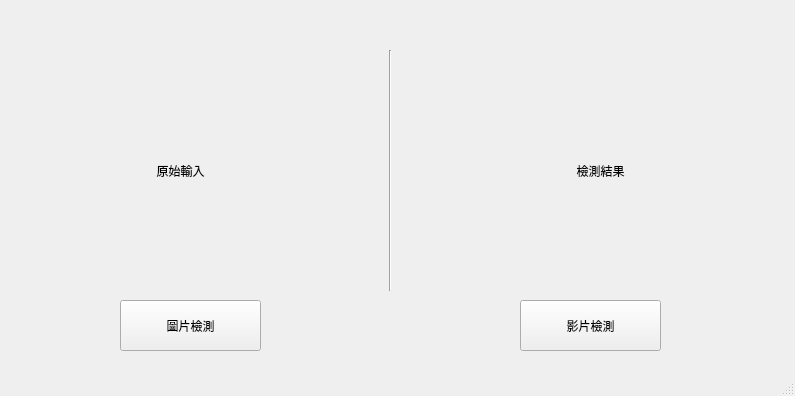
<?xml version="1.0" encoding="UTF-8"?>
<ui version="4.0">
 <class>MainWindow</class>
 <widget class="QMainWindow" name="MainWindow">
  <property name="geometry">
   <rect>
    <x>0</x>
    <y>0</y>
    <width>795</width>
    <height>396</height>
   </rect>
  </property>
  <property name="windowTitle">
   <string>MainWindow</string>
  </property>
  <widget class="QWidget" name="centralwidget">
   <widget class="QLabel" name="input_media">
    <property name="geometry">
     <rect>
      <x>40</x>
      <y>50</y>
      <width>281</width>
      <height>241</height>
     </rect>
    </property>
    <property name="text">
     <string>原始輸入</string>
    </property>
    <property name="scaledContents">
     <bool>true</bool>
    </property>
    <property name="alignment">
     <set>Qt::AlignmentFlag::AlignCenter</set>
    </property>
   </widget>
   <widget class="QLabel" name="output_media">
    <property name="geometry">
     <rect>
      <x>460</x>
      <y>50</y>
      <width>281</width>
      <height>241</height>
     </rect>
    </property>
    <property name="text">
     <string>檢測結果</string>
    </property>
    <property name="scaledContents">
     <bool>true</bool>
    </property>
    <property name="alignment">
     <set>Qt::AlignmentFlag::AlignCenter</set>
    </property>
   </widget>
   <widget class="Line" name="line">
    <property name="geometry">
     <rect>
      <x>320</x>
      <y>50</y>
      <width>141</width>
      <height>241</height>
     </rect>
    </property>
    <property name="orientation">
     <enum>Qt::Orientation::Vertical</enum>
    </property>
   </widget>
   <widget class="QPushButton" name="button_picture">
    <property name="geometry">
     <rect>
      <x>120</x>
      <y>300</y>
      <width>141</width>
      <height>51</height>
     </rect>
    </property>
    <property name="text">
     <string>圖片檢測</string>
    </property>
   </widget>
   <widget class="QPushButton" name="bitton_video">
    <property name="geometry">
     <rect>
      <x>520</x>
      <y>300</y>
      <width>141</width>
      <height>51</height>
     </rect>
    </property>
    <property name="text">
     <string>影片檢測</string>
    </property>
   </widget>
  </widget>
  <widget class="QStatusBar" name="statusbar"/>
 </widget>
 <resources/>
 <connections/>
</ui>
